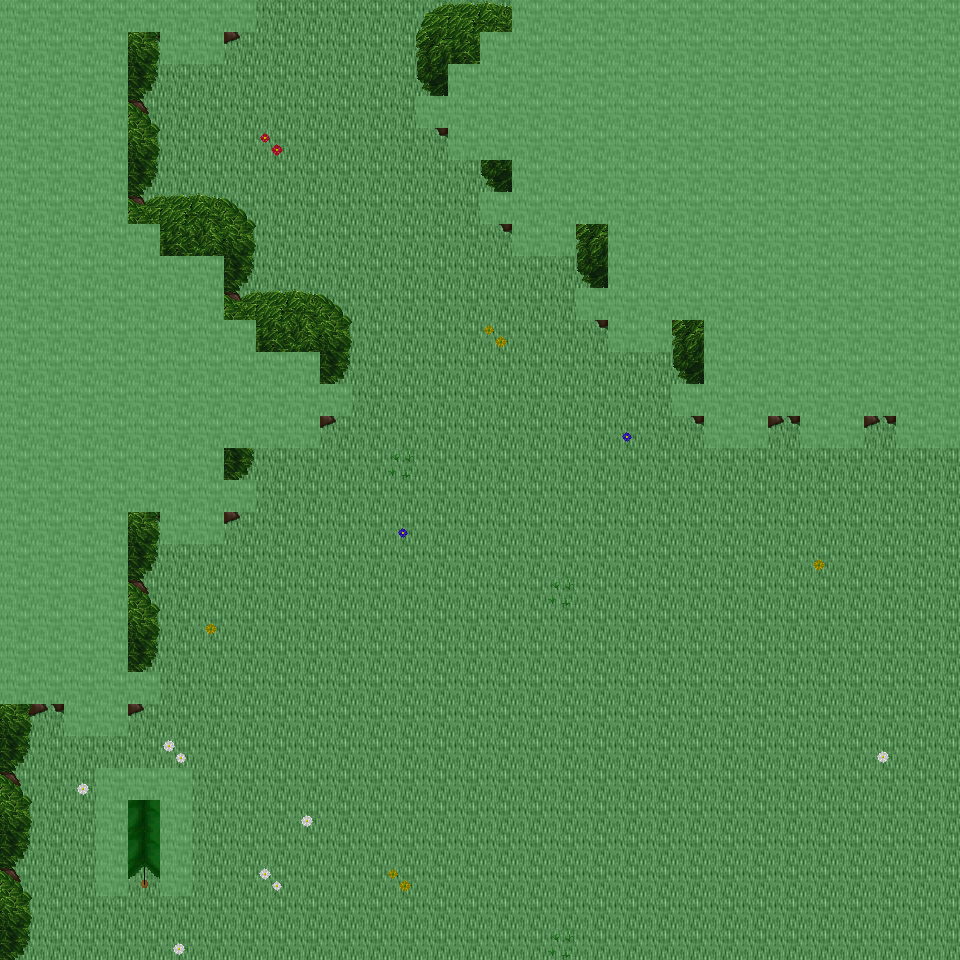

Tiled map render using the project's own tile images. Description and the map definition, with tile-layer contents summarised, below:
An orthogonal 30x30 tile map with 32x32 px tiles, 6 tile layers (Ground, Object, Object2, Above, ...), 27 tilesets and 3 objects (3x mapExit).

<map version="1.0" orientation="orthogonal" renderorder="right-down" width="30" height="30" tilewidth="32" tileheight="32" nextobjectid="4">
  <tileset firstgid="1" name="tileset_ground_ground" tilewidth="32" tileheight="32" tilecount="33" columns="3">
    <image source="../drawable/tileset_ground_ground.png" width="96" height="352" />
  </tileset>
  <tileset firstgid="34" name="tileset_ground_grass_edges" tilewidth="32" tileheight="32" tilecount="36" columns="12">
    <image source="../drawable/tileset_ground_grass_edges.png" width="384" height="96" />
  </tileset>
  <tileset firstgid="70" name="tileset_ground_grass_corners" tilewidth="32" tileheight="32" tilecount="24" columns="6">
    <image source="../drawable/tileset_ground_grass_corners.png" width="192" height="128" />
  </tileset>
  <tileset firstgid="94" name="tileset_plant_grasses" tilewidth="32" tileheight="32" tilecount="6" columns="3">
    <image source="../drawable/tileset_plant_grasses.png" width="96" height="64" />
  </tileset>
  <tileset firstgid="100" name="tileset_plant_flower_daisy_blue" tilewidth="32" tileheight="32" tilecount="8" columns="2">
    <image source="../drawable/tileset_plant_flower_daisy_blue.png" width="64" height="128" />
  </tileset>
  <tileset firstgid="108" name="tileset_plant_flower_daisy_yellow" tilewidth="32" tileheight="32" tilecount="8" columns="2">
    <image source="../drawable/tileset_plant_flower_daisy_yellow.png" width="64" height="128" />
  </tileset>
  <tileset firstgid="116" name="tileset_plant_flower_daisy_red" tilewidth="32" tileheight="32" tilecount="8" columns="2">
    <image source="../drawable/tileset_plant_flower_daisy_red.png" width="64" height="128" />
  </tileset>
  <tileset firstgid="124" name="tileset_plant_flower_daisy_white" tilewidth="32" tileheight="32" tilecount="8" columns="2">
    <image source="../drawable/tileset_plant_flower_daisy_white.png" width="64" height="128" />
  </tileset>
  <tileset firstgid="132" name="tileset_logic_collision" tilewidth="32" tileheight="32" tilecount="1" columns="1">
    <image source="../drawable/tileset_logic_collision.png" width="32" height="32" />
  </tileset>
  <tileset firstgid="133" name="tileset_plant_tree_tree_green" tilewidth="32" tileheight="32" tilecount="88" columns="8">
    <image source="../drawable/tileset_plant_tree_tree_green.png" width="256" height="352" />
  </tileset>
  <tileset firstgid="221" name="tileset_object_tent" tilewidth="32" tileheight="32" tilecount="9" columns="3">
    <image source="../drawable/tileset_object_tent.png" width="96" height="96" />
  </tileset>
  <tileset firstgid="230" name="tileset_logic_item_herb" tilewidth="32" tileheight="32" tilecount="5" columns="5">
    <image source="../drawable/tileset_logic_item_herb.png" width="160" height="32" />
  </tileset>
  <tileset firstgid="235" name="tileset_logic_item_resources" tilewidth="32" tileheight="32" tilecount="6" columns="6">
    <image source="../drawable/tileset_logic_item_resources.png" width="192" height="32" />
  </tileset>
  <tileset firstgid="241" name="tileset_building_church" tilewidth="32" tileheight="32" tilecount="56" columns="8">
    <image source="../drawable/tileset_building_church.png" width="256" height="224" />
  </tileset>
  <tileset firstgid="297" name="tileset_logic_creature_albino_elf" tilewidth="32" tileheight="32" tilecount="5" columns="5">
    <image source="../drawable/tileset_logic_creature_albino_elf.png" width="160" height="32" />
  </tileset>
  <tileset firstgid="302" name="tileset_item_statue_broken_green_column" tilewidth="32" tileheight="32" tilecount="2" columns="1">
    <image source="../drawable/tileset_item_statue_broken_green_column.png" width="32" height="64" />
  </tileset>
  <tileset firstgid="304" name="tileset_plant_tree_spruce" tilewidth="32" tileheight="32" tilecount="6" columns="2">
    <image source="../drawable/tileset_plant_tree_spruce.png" width="64" height="96" />
  </tileset>
  <tileset firstgid="310" name="tileset_plant_tree_pine_snowy" tilewidth="32" tileheight="32" tilecount="6" columns="2">
    <image source="../drawable/tileset_plant_tree_pine_snowy.png" width="64" height="96" />
  </tileset>
  <tileset firstgid="316" name="tileset_logic_creature_ent" tilewidth="32" tileheight="32" tilecount="4" columns="4">
    <image source="../drawable/tileset_logic_creature_ent.png" width="128" height="32" />
  </tileset>
  <tileset firstgid="320" name="tileset_logic_item_mushroom" tilewidth="32" tileheight="32" tilecount="6" columns="6">
    <image source="../drawable/tileset_logic_item_mushroom.png" width="192" height="32" />
  </tileset>
  <tileset firstgid="326" name="tileset_plant_tree_tree_blue" tilewidth="32" tileheight="32" tilecount="25" columns="5">
    <image source="../drawable/tileset_plant_tree_tree_blue.png" width="160" height="160" />
  </tileset>
  <tileset firstgid="351" name="tileset_ground_pothole" tilewidth="32" tileheight="32" tilecount="4" columns="4">
    <image source="../drawable/tileset_ground_pothole.png" width="128" height="32" />
  </tileset>
  <tileset firstgid="355" name="tileset_logic_portal" tilewidth="32" tileheight="32" tilecount="24" columns="8">
    <image source="../drawable/tileset_logic_portal.png" width="256" height="96" />
  </tileset>
  <tileset firstgid="379" name="tileset_logic_creature_mythical_being" tilewidth="32" tileheight="32" tilecount="24" columns="8">
    <image source="../drawable/tileset_logic_creature_mythical_being.png" width="256" height="96" />
  </tileset>
  <tileset firstgid="403" name="tileset_furniture_light_roots_lamp" tilewidth="32" tileheight="32" tilecount="6" columns="2">
    <image source="../drawable/tileset_furniture_light_roots_lamp.png" width="64" height="96" />
  </tileset>
  <tileset firstgid="409" name="tileset_light_dim_light_7x5" tilewidth="32" tileheight="32" tilecount="35" columns="7">
    <image source="../drawable/tileset_light_dim_light_7x5.png" width="224" height="160" />
  </tileset>
  <tileset firstgid="444" name="tileset_light_light_5x5" tilewidth="32" tileheight="32" tilecount="25" columns="5">
    <image source="../drawable/tileset_light_light_5x5.png" width="160" height="160" />
  </tileset>
  <layer name="Ground" width="30" height="30">
    <data>[900 cells, 900 non-empty, 1 distinct tile ids]</data>
  </layer>
  <layer name="Object" width="30" height="30">
    <data>[900 cells, 127 non-empty, 29 distinct tile ids]</data>
  </layer>
  <layer name="Object2" width="30" height="30">
    <data>[900 cells, 0 non-empty, 0 distinct tile ids]</data>
  </layer>
  <layer name="Above" width="30" height="30">
    <data>[900 cells, 313 non-empty, 21 distinct tile ids]</data>
  </layer>
  <layer name="Above2" width="30" height="30">
    <data>[900 cells, 0 non-empty, 0 distinct tile ids]</data>
  </layer>
  <layer name="Walkable" width="30" height="30">
    <data>[900 cells, 321 non-empty, 1 distinct tile ids]</data>
  </layer>
  <objectgroup name="MapEvents">
    <object id="1" name="south" type="mapExit" x="0" y="928" width="960" height="32">
      <properties>
        <property name="map" value="level_0_x104_y129" />
        <property name="x" value="0" />
        <property name="y" value="1" />
      </properties>
    </object>
    <object id="2" name="west" type="mapExit" x="0" y="704" width="32" height="256">
      <properties>
        <property name="map" value="level_0_x103_y128" />
        <property name="x" value="28" />
        <property name="y" value="22" />
      </properties>
    </object>
    <object id="3" name="east" type="mapExit" x="928" y="448" width="32" height="512">
      <properties>
        <property name="map" value="level_0_x105_y128" />
        <property name="x" value="1" />
        <property name="y" value="14" />
      </properties>
    </object>
  </objectgroup>
</map>
